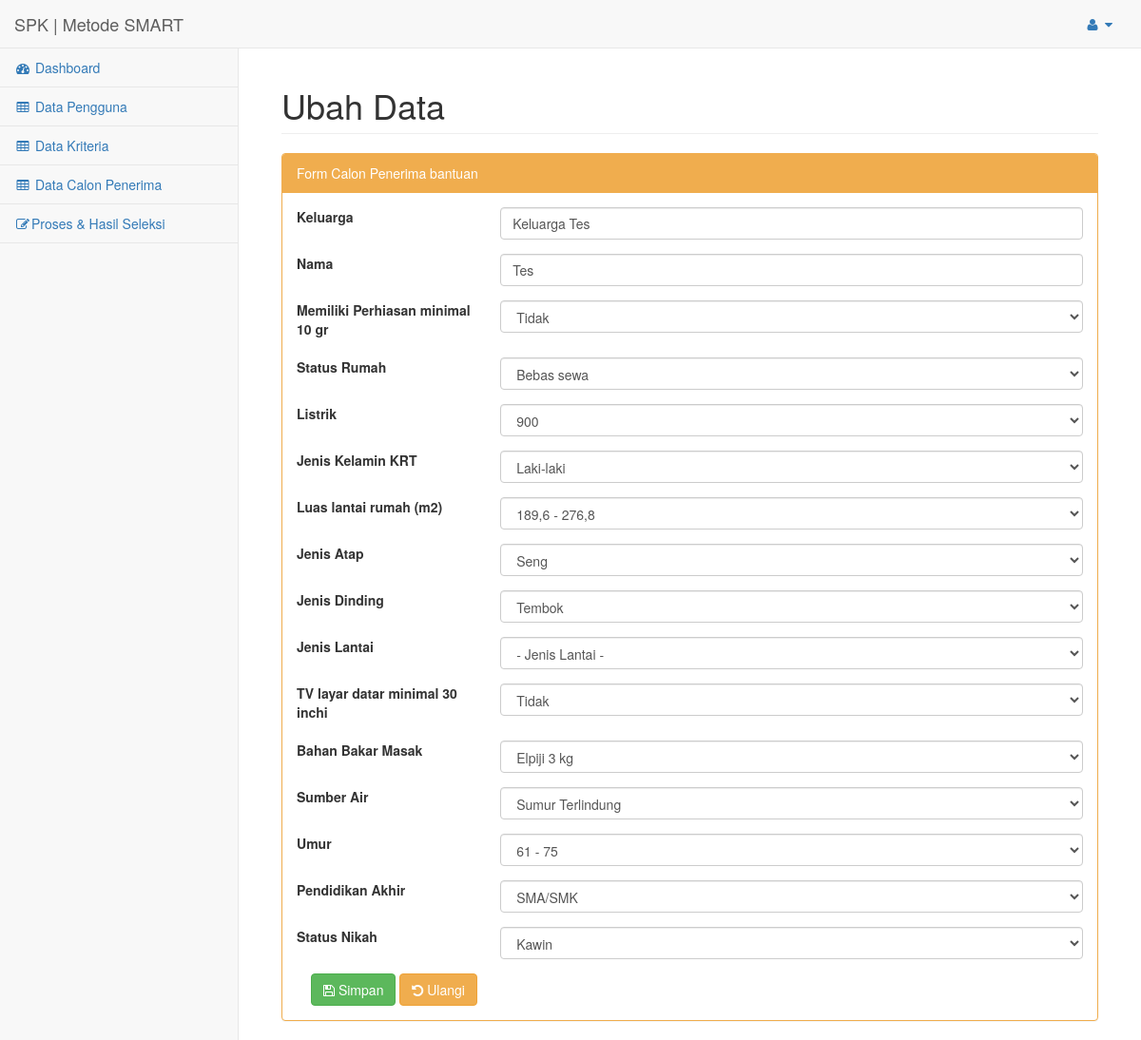
The page /index.php?url=data_calon_ubah&id=999 (signed in) on the database its author committed.
### tables this page shows
CREATE TABLE `subkriteria` (
  `id` int(11) NOT NULL AUTO_INCREMENT,
  `kriteria_id` int(11) DEFAULT 0,
  `nama` varchar(50) DEFAULT '0',
  `bobot` double DEFAULT 0,
  PRIMARY KEY (`id`),
  KEY `kriteria_id` (`kriteria_id`),
  CONSTRAINT `FK_subkriteria_kriteria` FOREIGN KEY (`kriteria_id`) REFERENCES `kriteria` (`id`) ON DELETE CASCADE ON UPDATE CASCADE
);

CREATE TABLE `kriteria` (
  `id` int(11) NOT NULL AUTO_INCREMENT,
  `nama` varchar(255) NOT NULL,
  `bobot` double NOT NULL,
  PRIMARY KEY (`id`)
);

### config/routes.php (called while the page is built, shortened)
<?php
$include = [];
if(isset($_GET['url'])){
	switch ($_GET['url']) {
		case 'data_calon_ubah':
			$include[] = 'halaman/calon/ubah.php';
			break;
	}
}else{
	$include[] = 'halaman/dashboard.php';
}
?>

### config/calon/load_detail.php (called while the page is built, shortened)
<?php
include 'config/koneksi.php';
$id = $_GET['id'];
$query = "SELECT calon.*, kriteria.nama as nama_kriteria, subkriteria.nama as nama_subkriteria, subkriteria.bobot as bobot_subkriteria, calon_subkriteria.value as value_calon_subkriteria, calon_subkriteria.id as calon_subkriteria_id FROM calon LEFT join calon_subkriteria on (calon.id=calon_subkriteria.calon_id) LEFT join subkriteria on (subkriteria.id=calon_subkriteria.subkriteria_id) LEFT join kriteria on (kriteria.id=subkriteria.kriteria_id) where calon.id='$id'";
$hasil = mysqli_query($koneksi, $query);
while ($data_row = mysqli_fetch_assoc($hasil)) {
	$datas[] = $data_row;
}
$data['id'] = $datas[0]['id'];
$data['keluarga'] = $datas[0]['keluarga'];
$data['nama'] = $datas[0]['nama'];
foreach ($datas as $key => $value) {
	$data['kriteria'][$value['nama_kriteria']]['value'] = $value['nama_subkriteria']!= 'input' ? $value['nama_subkriteria'] : $value['value_calon_subkriteria'] ;
	$data['kriteria'][$value['nama_kriteria']]['id'] = $value['calon_subkriteria_id'];
}
$data_calon = $data;
 ?>

### config/kriteria/load_data.php (called while the page is built)
<?php
include 'config/koneksi.php';
$hasil = mysqli_query($koneksi, "SELECT kriteria.id, kriteria.nama, kriteria.bobot, subkriteria.nama as nama_subkriteria , subkriteria.bobot as bobot_subkriteria, subkriteria.id as subkriteria_id FROM kriteria left join subkriteria on (kriteria.id=subkriteria.kriteria_id)");
while ($data = mysqli_fetch_assoc($hasil)) {
	$datas[$data['nama']][] = $data;
}
 ?>

### halaman/calon/form.php (the view, shortened to what this page needs)
<div class="row form-group">
	<div class="col-lg-3">
		<label>Keluarga</label>
	</div>
	<div class="col-lg-9">
		<input class="form-control" type="text" name="keluarga" placeholder="Keluarga" required="" value="<?php if(isset($data_calon)) echo $data_calon['keluarga']; ?>">
	</div>
</div>
<div class="row form-group">
	<div class="col-lg-3">
		<label>Nama</label>
	</div>
	<div class="col-lg-9">
		<input class="form-control" type="text" name="nama" placeholder="Nama" required="" value="<?php if(isset($data_calon)) echo $data_calon['nama']; ?>">
	</div>
</div>
<?php include 'config/kriteria/load_data.php'; ?>
<?php foreach ($datas as $data): ?>
    <div class="row form-group">
        <div class="col-lg-3">
            <label><?php echo $data[0]['nama']; ?></label>
        </div>
        <div class="col-lg-9">
            <?php if ($data[0]['nama_subkriteria']=='input'): ?>
                <input class="form-control" required type="number" name="value[<?php echo $data[0]['id']; ?>]" placeholder="<?php echo $data[0]['nama']; ?>" value="<?php if(isset($data_calon['kriteria'][$data[0]['nama']]['value'])) echo $data_calon['kriteria'][$data[0]['nama']]['value']; ?>">
                <input type="hidden" name="sub_id[<?php echo $data[0]['id'] ?>]" value="<?php echo $data[0]['subkriteria_id'] ?>">
            <?php else: ?>
                <select class="form-control" name="sub_id[<?php echo $data[0]['id'] ?>]" required>
                    <option value="">- <?php echo $data[0]['nama']; ?> -</option>
                    <?php foreach ($data as $sub): ?>
                        <option value="<?php echo $sub['subkriteria_id'] ?>" <?php if(isset($data_calon['kriteria'][$data[0]['nama']]) && $sub['nama_subkriteria']==$data_calon['kriteria'][$data[0]['nama']]['value']) echo "selected"; ?>> <?php echo $sub['nama_subkriteria']; ?> </option>
                    <?php endforeach ?>
                </select>
            <?php endif ?>
        </div>
    </div>
<?php endforeach ?>

### index.php (shortened to what this page needs)
<?php
include 'config/routes.php';
 include 'halaman/header.php';
foreach ($req as $key => $value) {
	require_once $value;
}
foreach ($include as $key => $value) {
	require_once $value;
}
include 'halaman/footer.php';
?>

### rows shown on the page
subkriteria: kriteria.nama "Memiliki Perhiasan minimal 10 gr", nama+kriteria "Tidak"
subkriteria: kriteria.nama "Status Rumah", nama+kriteria "Bebas sewa"
subkriteria: kriteria.nama "Listrik", kriteria.nama "900"
subkriteria: kriteria.nama "Jenis Kelamin KRT", kriteria.nama "Laki-laki"
subkriteria: kriteria.nama "Luas lantai rumah (m2)", kriteria.nama "189,6 - 276,8"
subkriteria: kriteria.nama "Jenis Atap", kriteria.nama "Seng"
subkriteria: kriteria.nama "Jenis Dinding", kriteria.nama "Tembok"
subkriteria: kriteria.nama "Jenis Lantai"
subkriteria: kriteria.nama "TV layar datar minimal 30 inchi", nama+kriteria "Tidak"
subkriteria: kriteria.nama "Bahan Bakar Masak", kriteria.nama "Elpiji 3 kg"
subkriteria: kriteria.nama "Sumber Air", kriteria.nama "Sumur Terlindung"
subkriteria: kriteria.nama "Umur", kriteria.nama "61 - 75"
subkriteria: kriteria.nama "Pendidikan Akhir", kriteria.nama "SMA/SMK"
subkriteria: kriteria.nama "Status Nikah", kriteria.nama "Kawin"
